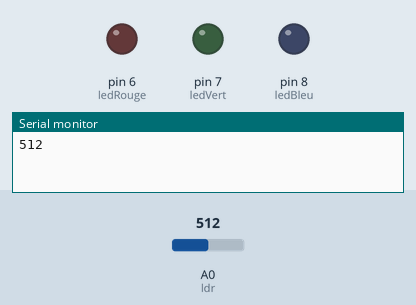
This sketch was run on a simulated Arduino Uno, built with avr-gcc and run on an emulated ATmega328P. Shown: output pins drawn as LEDs (lit = HIGH), the last lines printed to the serial monitor. Inputs (shaded band) come from the test bench; at power-on: A0 (ldr) = 512. The modem accepts every AT command (registered, SIM ready, sends succeed) and sends nothing else.

Above: at 2.2 s.
2.3 s: A0 (ldr) set to 487
At 6.9 s:
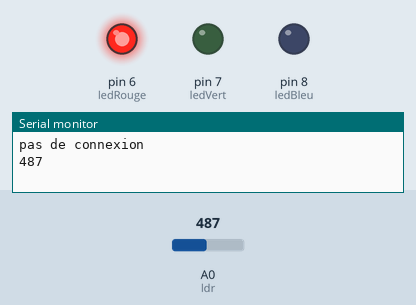
10.0 s: A0 (ldr) set to 490
At 15.3 s:
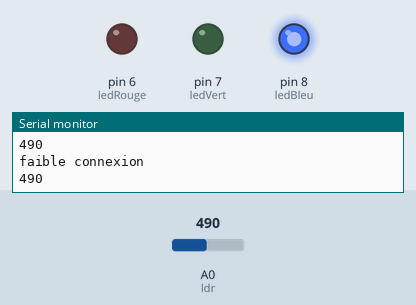
Timing chart, 0 to 16.8 s (numbered marks = the images above; inputs shaded):
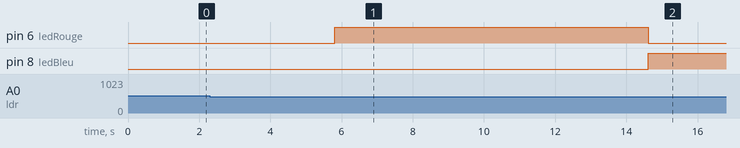

The sketch:

send_SMS_.ino
```cpp
#include <SoftwareSerial.h>  // Inclut la bibliothèque SoftwareSerial pour la communication série

SoftwareSerial sim(3, 2);

String number = "4622321";
int ldr = A0;

int seuilLumiere = 500;
int etatLumierePrecedente = 0;
int etatLumiere;

// Définissez les broches pour la LED RGB
int ledRouge = 6;
int ledVert = 7;
int ledBleu = 8;

void setup() {
   Serial.begin(9600);
   sim.begin(9600);
   delay(1000);
   pinMode(ldr,INPUT);
   pinMode(ledRouge, OUTPUT);
   pinMode(ledVert, OUTPUT);
   pinMode(ledBleu, OUTPUT);
}

void loop() {
   int valeurLumiere = analogRead(ldr);
   Serial.println(valeurLumiere);
   delay(2000);
   etatLumiere = (valeurLumiere < seuilLumiere) ? 0 : 1;
   if (etatLumiere != etatLumierePrecedente) {
       etatLumierePrecedente = etatLumiere;
       SendMessage();
       Serial.print("Changement d'état de la lumière détecté. Il fait ");
       Serial.println(etatLumiere == 1 ? "clair." : "sombre.");
   }
   checkSignalQuality();
}

void SendMessage()
{
   sim.println("AT+CMGF=1");
   delay(200);
   sim.println("AT+CMGS=\"" + number + "\"\r");
   delay(200);
   String etatMessage = (etatLumiere == 1) ? "clair." : "sombre.";
   String message = "L'état de la lumière a changé. Il fait " + etatMessage;
   sim.println(message);
   delay(100);
   sim.println((char)26);
   delay(200);
}

void checkSignalQuality() {
   sim.println("AT+CSQ");
   delay(1000);

   String signalQuality = sim.readString();
   int startIndex = signalQuality.indexOf(": ");
   int endIndex = signalQuality.indexOf(",");

   if (startIndex > 0 && endIndex > startIndex) {
       String signalStrength = signalQuality.substring(startIndex + 2, endIndex);
       int strength = signalStrength.toInt();

       if (strength >= 21) {
           digitalWrite(ledVert, HIGH);
           digitalWrite(ledBleu, LOW);
           digitalWrite(ledRouge, LOW);
           Serial.println ("Bonne connexion");
           while(1);
       } else if (strength >= 10) {
           digitalWrite(ledVert, LOW);
           digitalWrite(ledBleu, HIGH);
           digitalWrite(ledRouge, LOW);
            Serial.println ("faible connexion");
       } else {
           digitalWrite(ledVert, LOW);
           digitalWrite(ledBleu, LOW);
           digitalWrite(ledRouge, HIGH);
            Serial.println ("pas de connexion");
       }
   }
}
```

Measured:
- the behaviour switches between 500 and 499 on A0 (ldr) (found by bisection; images 0 and 1)
- after the input at 2.3 s, pin 8 (ledBleu): stays LOW (without the input it goes to HIGH after 7.5 s)
